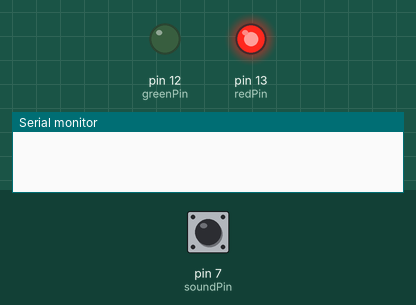
Simulated run of this sketch. Board: Arduino Uno, built with avr-gcc and run on an emulated ATmega328P. On the bench: output pins drawn as LEDs (lit = HIGH), the last lines printed to the serial monitor. Dashed ring = blinking. The test bench sets the inputs (shaded band); at power-on: pin 7 (soundPin) HIGH.

Above: at 1.2 s.
1.3 s: pin 7 (soundPin) driven LOW
At 2.4 s:
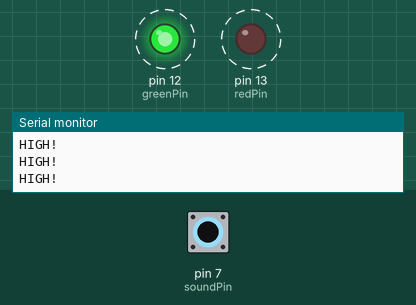
4.3 s: pin 7 (soundPin) pulsed HIGH 2 times (0.12 s each, 0.3 s apart)
At 5.4 s:
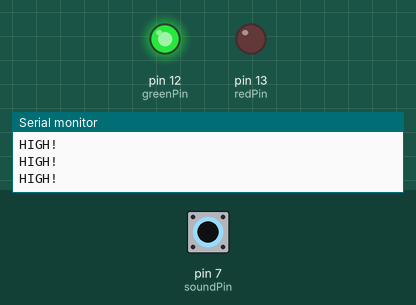
7.9 s: pin 7 (soundPin) pulsed HIGH 2 times (0.12 s each, 0.3 s apart)
Timing chart, 0 to 17.5 s (numbered marks = the images above; inputs shaded):
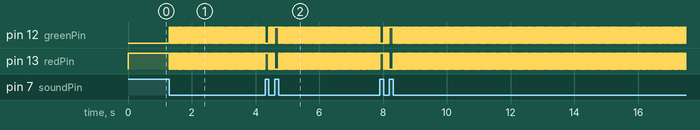

The sketch:

14_MIC.ino
```cpp
// Pins definieren
const int greenPin = 12;
const int redPin = 13;
const int soundPin = 7;

// Aktueller Status, boolean kann nur false/0 oder true/1 sein
// d.h. "not 0" = 1 und "not 1" = 0
// statt "not" kann man auch "!" schreiben
boolean greenLedStatus = false;

// Wie lange warten nach Ton?
const int pauseDelay = 20;

void setup() {
  // Pins konfigurieren und LEDs auf Start setzen
  Serial.begin(9600);
  pinMode(soundPin, INPUT);
  pinMode(greenPin, OUTPUT);
  pinMode(redPin, OUTPUT);
  digitalWrite(greenPin, greenLedStatus);
  digitalWrite(redPin, !greenLedStatus);
}

void loop() {
  // Digitalpin 7 auslesen und bei LOW umschalten
  int din = digitalRead(soundPin);
  if (!din) {
    greenLedStatus = !greenLedStatus;
    digitalWrite(greenPin, greenLedStatus);
    digitalWrite(redPin, !greenLedStatus);
    // Das HIGH ist nicht ganz logisch, da am Pin ja eigentlich ein LOW anliegt :)
    Serial.println("HIGH!");
    delay(pauseDelay);
  }
}
```

Measured:
- after the input at 1.3 s, pin 12 (greenPin), pin 13 (redPin): alternates HIGH for 0.02 s and LOW for 0.02 s, starting at once
